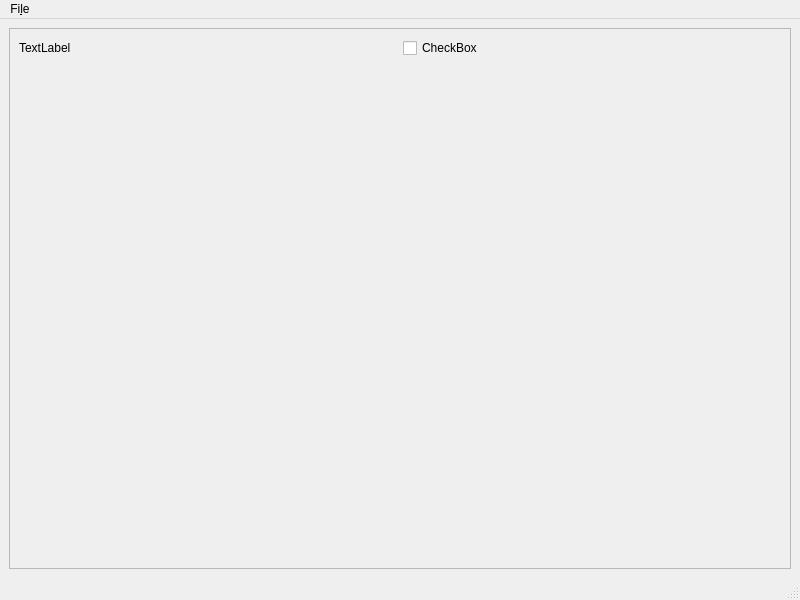
<?xml version="1.0" encoding="UTF-8"?>
<ui version="4.0">
 <class>MainWindow</class>
 <widget class="QMainWindow" name="MainWindow">
  <property name="geometry">
   <rect>
    <x>0</x>
    <y>0</y>
    <width>800</width>
    <height>600</height>
   </rect>
  </property>
  <property name="windowTitle">
   <string>MainWindow</string>
  </property>
  <widget class="QWidget" name="centralwidget">
   <layout class="QVBoxLayout" name="verticalLayout">
    <item>
     <widget class="QScrollArea" name="scrollArea">
      <property name="widgetResizable">
       <bool>true</bool>
      </property>
      <widget class="QWidget" name="scrollAreaWidgetContents">
       <property name="geometry">
        <rect>
         <x>0</x>
         <y>0</y>
         <width>784</width>
         <height>527</height>
        </rect>
       </property>
       <layout class="QVBoxLayout" name="scrollLayout">
        <item>
         <layout class="QHBoxLayout" name="horizontalLayout">
          <item>
           <widget class="QLabel" name="label">
            <property name="text">
             <string>TextLabel</string>
            </property>
           </widget>
          </item>
          <item>
           <widget class="QCheckBox" name="checkBox">
            <property name="text">
             <string>CheckBox</string>
            </property>
           </widget>
          </item>
         </layout>
        </item>
        <item>
         <spacer name="verticalSpacer">
          <property name="orientation">
           <enum>Qt::Vertical</enum>
          </property>
          <property name="sizeHint" stdset="0">
           <size>
            <width>20</width>
            <height>40</height>
           </size>
          </property>
         </spacer>
        </item>
       </layout>
      </widget>
     </widget>
    </item>
   </layout>
  </widget>
  <widget class="QMenuBar" name="menubar">
   <property name="geometry">
    <rect>
     <x>0</x>
     <y>0</y>
     <width>800</width>
     <height>32</height>
    </rect>
   </property>
   <widget class="QMenu" name="menuFile">
    <property name="title">
     <string>Fi&amp;le</string>
    </property>
    <addaction name="actionCalendar"/>
   </widget>
   <addaction name="menuFile"/>
  </widget>
  <widget class="QStatusBar" name="statusbar"/>
  <action name="actionCalendar">
   <property name="text">
    <string>&amp;Calendar</string>
   </property>
  </action>
 </widget>
 <resources/>
 <connections/>
</ui>
